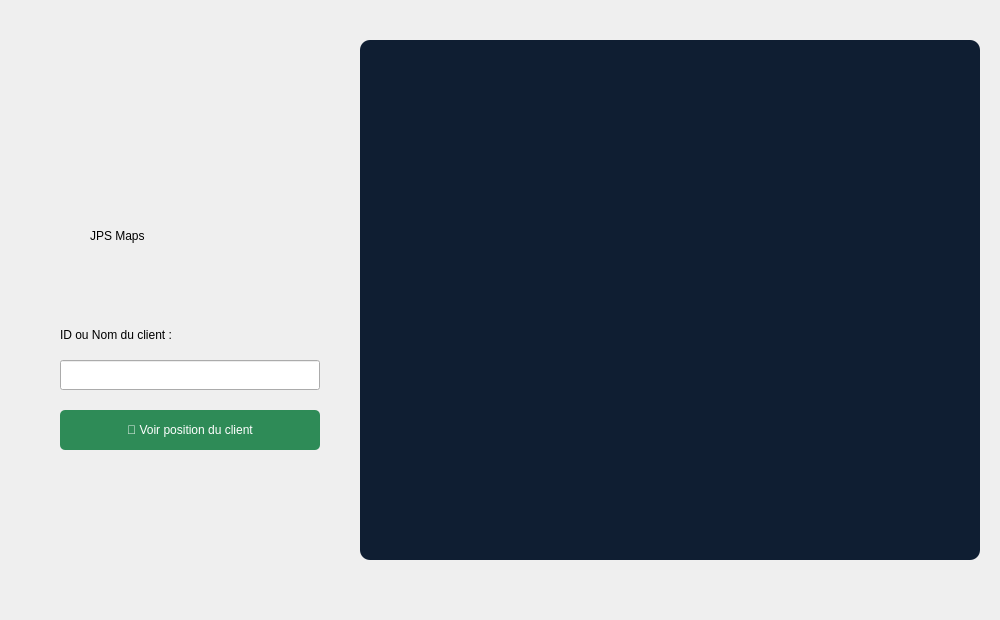
      <widget class="QWidget" name="tab_14">
       <attribute name="title">
        <string>Métiers</string>
       </attribute>
       <widget class="QLabel" name="label_102">
        <property name="geometry">
         <rect>
          <x>340</x>
          <y>10</y>
          <width>651</width>
          <height>601</height>
         </rect>
        </property>
        <property name="text">
         <string/>
        </property>
        <property name="pixmap">
         <pixmap>../../WhatsApp Image 2025-10-04 at 14.58.41.jpeg</pixmap>
        </property>
       </widget>
       <widget class="QLabel" name="label_103">
        <property name="geometry">
         <rect>
          <x>90</x>
          <y>170</y>
          <width>181</width>
          <height>131</height>
         </rect>
        </property>
        <property name="styleSheet">
         <string notr="true">font: 20pt &quot;Segoe UI&quot;;</string>
        </property>
        <property name="text">
         <string>JPS Maps</string>
        </property>
       </widget>
       <widget class="QLabel" name="labelClientMapSearch">
        <property name="geometry">
         <rect>
          <x>60</x>
          <y>320</y>
          <width>260</width>
          <height>30</height>
         </rect>
        </property>
        <property name="text">
         <string>ID ou Nom du client :</string>
        </property>
       </widget>
       <widget class="QLineEdit" name="lineEditClientMapSearch">
        <property name="geometry">
         <rect>
          <x>60</x>
          <y>360</y>
          <width>260</width>
          <height>30</height>
         </rect>
        </property>
       </widget>
       <widget class="QPushButton" name="btnShowClientOnMap">
        <property name="geometry">
         <rect>
          <x>60</x>
          <y>410</y>
          <width>260</width>
          <height>40</height>
         </rect>
        </property>
        <property name="styleSheet">
         <string notr="true">QPushButton {
    background-color: rgb(46, 139, 87);
    color: white;
    border-radius: 5px;
}
QPushButton:hover {
    background-color: rgb(34, 139, 34);
}</string>
        </property>
        <property name="text">
         <string>📍 Voir position du client</string>
        </property>
       </widget>
       <widget class="QWidget" name="clientMapContainer" native="true">
        <property name="geometry">
         <rect>
          <x>360</x>
          <y>40</y>
          <width>620</width>
          <height>520</height>
         </rect>
        </property>
        <property name="styleSheet">
         <string notr="true">background-color: rgb(15, 30, 50); border-radius: 10px;</string>
        </property>
       </widget>
      </widget>
